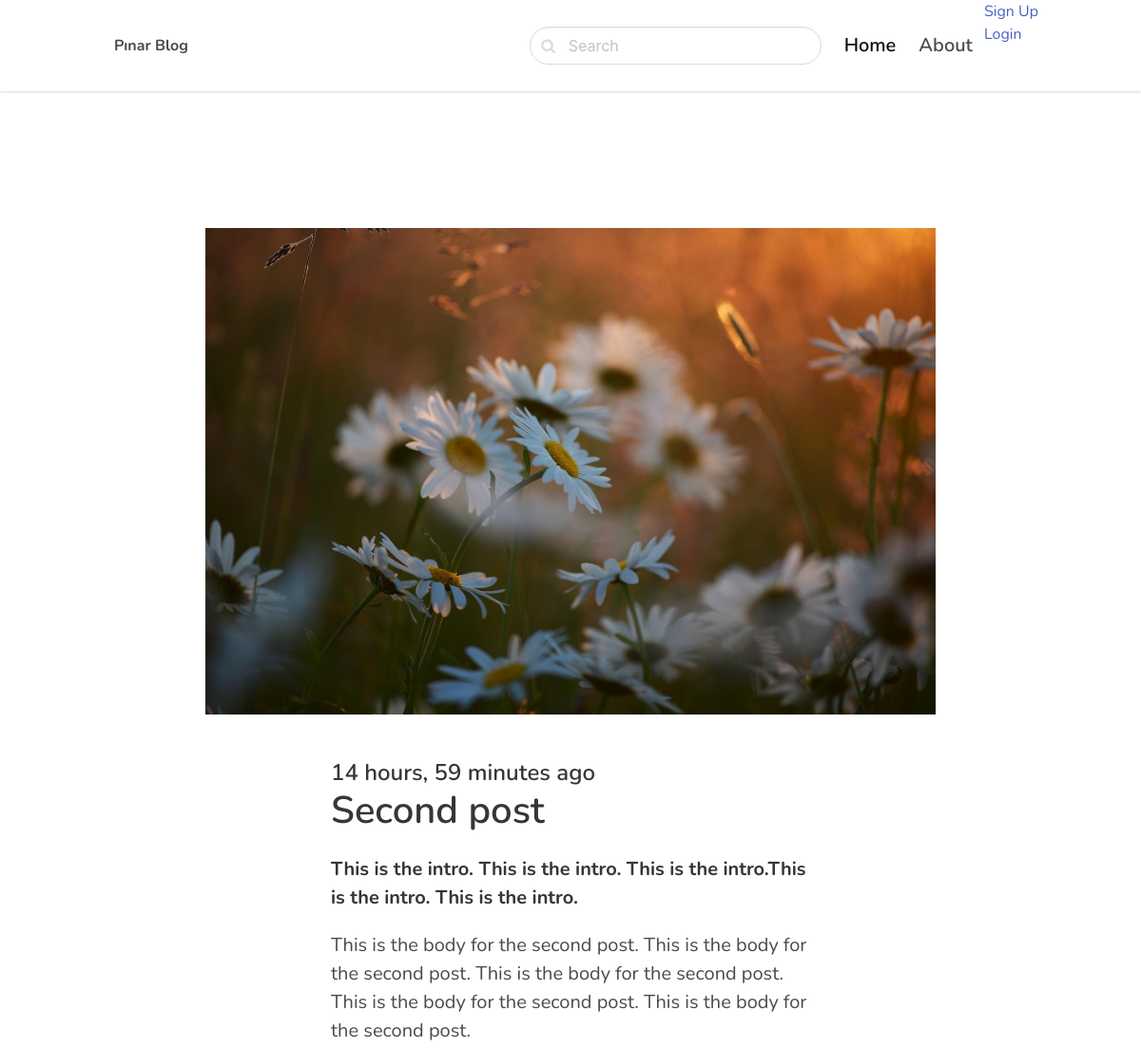
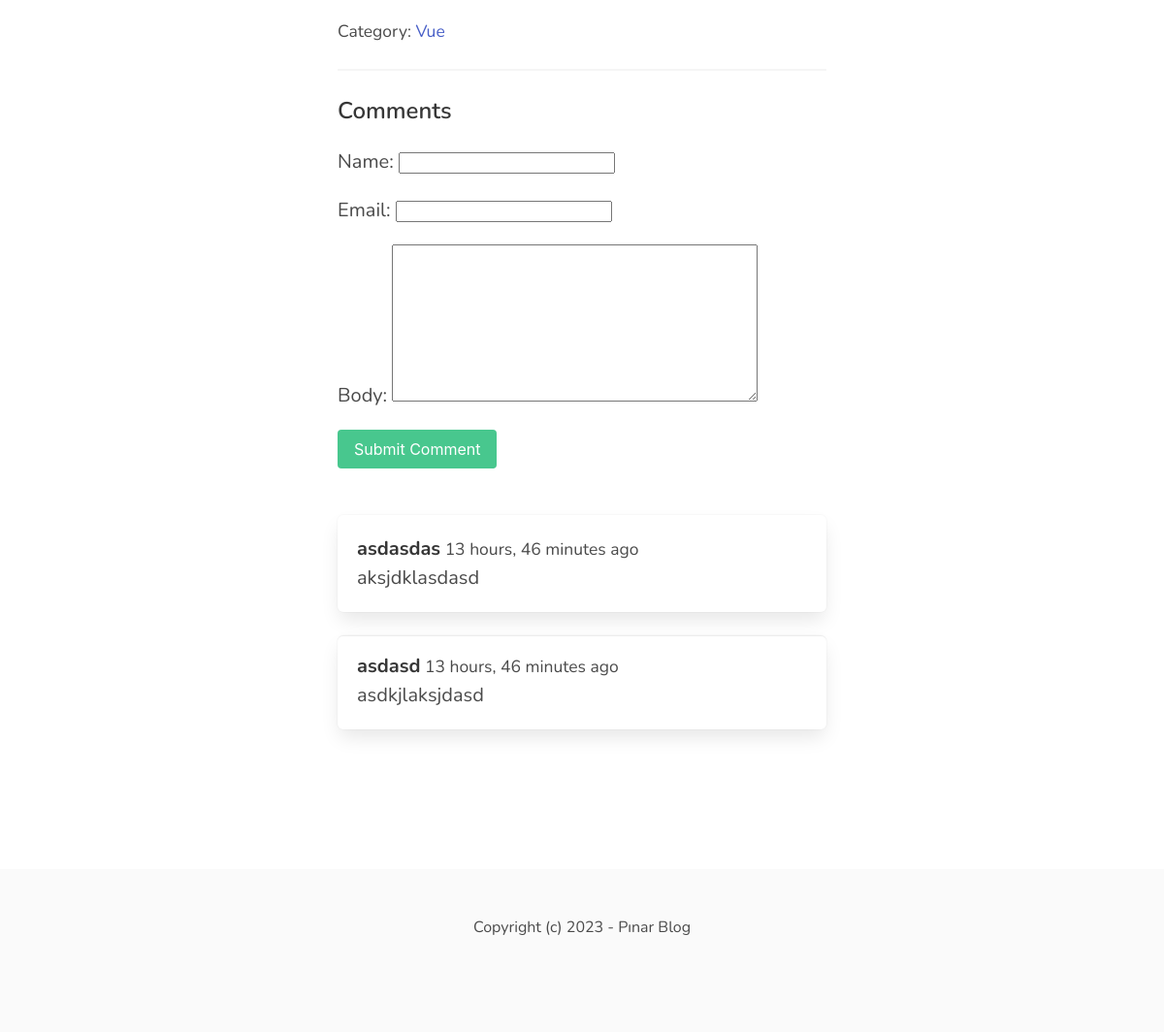
Screenshot of /vue/second-post/ with the database file from the repository (2 pictures, top to bottom).
### pinarblog/models.py (models this page shows, shortened)
class Post(models.Model):
    ACTIVE='active'
    DRAFT='draft'
    CHOICES_STATUS=(
        (ACTIVE,'Active'),
        (DRAFT,'Draft')
    )
    category=models.ForeignKey(Category,related_name='posts',on_delete=models.CASCADE)
    title=models.CharField(max_length=225)
    slug=models.SlugField()
    intro=models.TextField()
    body=models.TextField()
    created_at=models.DateTimeField(auto_now_add=True)
    status=models.CharField(max_length=10,choices=CHOICES_STATUS,default=ACTIVE)
    image=models.ImageField(upload_to='uploads/', blank=True,null=True)
    class Meta:
        ordering=('-created_at',)

class Category(models.Model):
    title=models.CharField(max_length=225)
    slug=models.SlugField()
    class Meta:
        ordering=('title',)
        verbose_name_plural='Categories'
    def __str__(self):
        return self.title

class Comment(models.Model):
    post=models.ForeignKey(Post, related_name='comments',on_delete=models.CASCADE)
    name=models.CharField(max_length=225)
    email=models.EmailField()
    body=models.TextField()
    created_at=models.DateTimeField(auto_now_add=True)

### pinarblog/views.py (the view)
# urls.py: path('<slug:category_slug>/<slug:slug>/',views.detail,name='post_detail'),
def detail(request, category_slug, slug):
    post= get_object_or_404(Post,slug=slug,status=Post.ACTIVE)
    if request.method == 'POST':
        form =CommentForm(request.POST)
        if form.is_valid():
            comment=form.save(commit=False)
            comment.post=post
            comment.save()
            return redirect('post_detail', slug=slug)
    else:
        form=CommentForm()
    return render(request,'pinarblog/detail.html',{'post':post,'form':form})

### pinarblog/forms.py
class CommentForm(forms.ModelForm):
    class Meta:
        model=Comment
        fields=('name','email','body')

### pinarblog/templates/pinarblog/detail.html
{% extends 'core/base.html' %} {% block title %} {{post.title}} | {% endblock %}
{% block content %}
<section class="hero">
  <div class="hero-body">
    <div class="container">
      <section class="section">
        {% if post.image %}
            <figure class="image mb-6 ">
                <img src="{{ post.image.url }}">
            </figure>
        {% endif %}
        <div class="columns">
          <div class="column is-8 is-offset-2">
            <div class="content is-medium">
              <h2 class="subtitle is-4">{{ post.created_at|timesince }} ago</h2>
              <h1 class="title">{{ post.title }}</h1>
              <p><strong>{{ post.intro }}</strong></p>
              <p>{{ post.body }}</p>
              <p>
                <small
                  >Category:
                  <a href="{% url 'category_detail' post.category.slug %}"
                    >{{ post.category }}</a
                  ></small
                >
              </p>
              <hr />
              <h2 class="subtitle is-4">Comments</h2>
              <form method="post" class="mb-6">
                {% csrf_token %} {{ form.as_p}}
                <div class="control">
                  <button class="button is-success">Submit Comment</button>
                </div>
              </form>
              {% for comment in post.comments.all %}
              <article class="media box">
                <div class="media-content">
                  <strong>{{ comment.name }}</strong
                  ><small> {{ comment.created_at | timesince }} ago</small
                  ><br />
                  {{ comment.body }}
                </div>
              </article>
              {% endfor %}
            </div>
          </div>
        </div>
      </section>
    </div>
  </div>
</section>
{% endblock %}

### core/templates/core/base.html (style rules this page uses)
body { font-family: "Nunito", sans-serif; }

### rows the page displays
Post: image (picture), created_at "14 hours, 59 minutes", title "Second post", intro "This is the intro. This is the intro. This is the intro.This is the intro. This is the intro.", body "This is the body for the second post. This is the body for the second post. This is the body for the second post. This is the body for the second post. This is the body for the second post.", category "Vue"
Comment: name "asdasdas", created_at "13 hours, 46 minutes", body "aksjdklasdasd"
Comment: name "asdasd", created_at "13 hours, 46 minutes", body "asdkjlaksjdasd"
